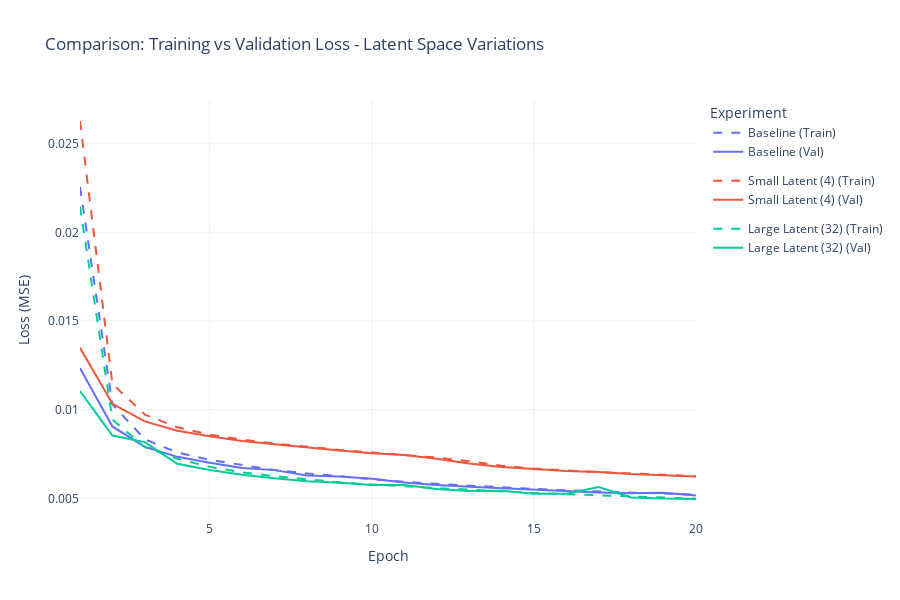

Notebook source saved alongside this figure:
### Code cell
# Plot comparison
plot_comparison_full(df_current, experiment="Latent Space Variations")

### Figure 1 — Plotly figure (JSON) as saved in the notebook; plotly's stock layout.template omitted (floating-point values rounded to 4 significant figures)
{"data": [{"legendgroup": "Baseline", "line": {"color": "#636EFA", "dash": "dash"}, "mode": "lines", "name": "Baseline (Train)", "type": "scatter", "x": [1, 2, 3, 4, 5, 6, 7, 8, 9, 10, 11, 12, 13, 14, 15, 16, 17, 18, 19, 20], "y": [0.02256, 0.0103, 0.008327, 0.007588, 0.007171, 0.006865, 0.006597, 0.006403, 0.006237, 0.00606, 0.005934, 0.005818, 0.00571, 0.005615, 0.005532, 0.005452, 0.005381, 0.005315, 0.005257, 0.005208]}, {"legendgroup": "Baseline", "line": {"color": "#636EFA", "dash": "solid"}, "mode": "lines", "name": "Baseline (Val)", "type": "scatter", "x": [1, 2, 3, 4, 5, 6, 7, 8, 9, 10, 11, 12, 13, 14, 15, 16, 17, 18, 19, 20], "y": [0.01234, 0.009056, 0.007909, 0.007341, 0.007006, 0.006708, 0.006592, 0.006295, 0.006236, 0.006108, 0.0059, 0.005751, 0.005654, 0.00557, 0.005493, 0.005408, 0.005336, 0.005287, 0.005322, 0.005168]}, {"legendgroup": "Small Latent (4)", "line": {"color": "#EF553B", "dash": "dash"}, "mode": "lines", "name": "Small Latent (4) (Train)", "type": "scatter", "x": [1, 2, 3, 4, 5, 6, 7, 8, 9, 10, 11, 12, 13, 14, 15, 16, 17, 18, 19, 20], "y": [0.02628, 0.01145, 0.009725, 0.009007, 0.008596, 0.008311, 0.008092, 0.007901, 0.007733, 0.007584, 0.00744, 0.0073, 0.007092, 0.00684, 0.006678, 0.006571, 0.006483, 0.006403, 0.006328, 0.006249]}, {"legendgroup": "Small Latent (4)", "line": {"color": "#EF553B", "dash": "solid"}, "mode": "lines", "name": "Small Latent (4) (Val)", "type": "scatter", "x": [1, 2, 3, 4, 5, 6, 7, 8, 9, 10, 11, 12, 13, 14, 15, 16, 17, 18, 19, 20], "y": [0.01349, 0.01033, 0.009342, 0.008813, 0.008508, 0.008234, 0.008047, 0.007853, 0.007694, 0.00754, 0.007446, 0.007235, 0.006962, 0.006763, 0.006644, 0.006536, 0.006481, 0.006371, 0.006309, 0.00623]}, {"legendgroup": "Large Latent (32)", "line": {"color": "#00CC96", "dash": "dash"}, "mode": "lines", "name": "Large Latent (32) (Train)", "type": "scatter", "x": [1, 2, 3, 4, 5, 6, 7, 8, 9, 10, 11, 12, 13, 14, 15, 16, 17, 18, 19, 20], "y": [0.02146, 0.009438, 0.007886, 0.007229, 0.006779, 0.006471, 0.00625, 0.006068, 0.005906, 0.00578, 0.005675, 0.005573, 0.005481, 0.005393, 0.005302, 0.005237, 0.005162, 0.00511, 0.005039, 0.00498]}, {"legendgroup": "Large Latent (32)", "line": {"color": "#00CC96", "dash": "solid"}, "mode": "lines", "name": "Large Latent (32) (Val)", "type": "scatter", "x": [1, 2, 3, 4, 5, 6, 7, 8, 9, 10, 11, 12, 13, 14, 15, 16, 17, 18, 19, 20], "y": [0.01105, 0.008543, 0.008173, 0.006947, 0.006593, 0.006327, 0.006135, 0.005958, 0.005873, 0.005747, 0.005749, 0.005533, 0.005414, 0.005435, 0.00526, 0.005265, 0.005641, 0.005051, 0.004986, 0.004964]}], "layout": {"height": 600, "legend": {"title": {"text": "Experiment"}}, "title": {"text": "Comparison: Training vs Validation Loss - Latent Space Variations"}, "xaxis": {"title": {"text": "Epoch"}}, "yaxis": {"title": {"text": "Loss (MSE)"}}}}
